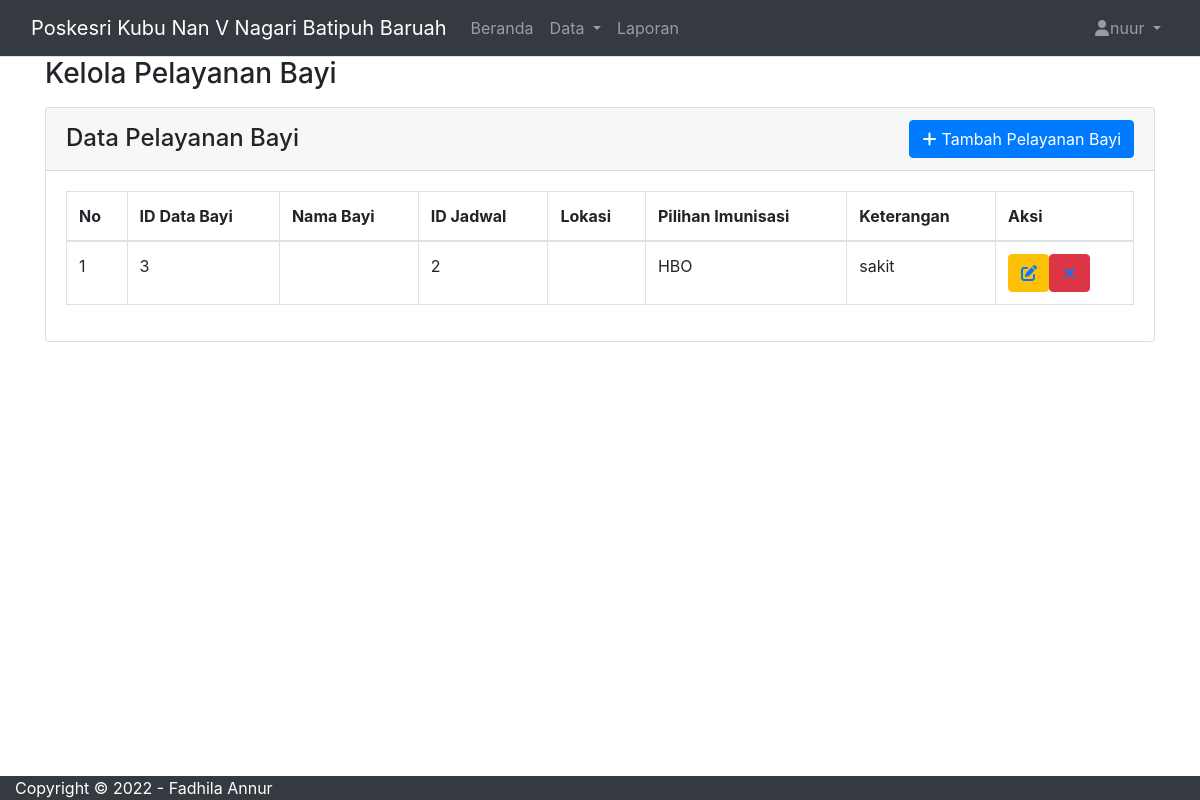
The page /admin/pelayanan_bayi.php (signed in) on the database as committed earlier.
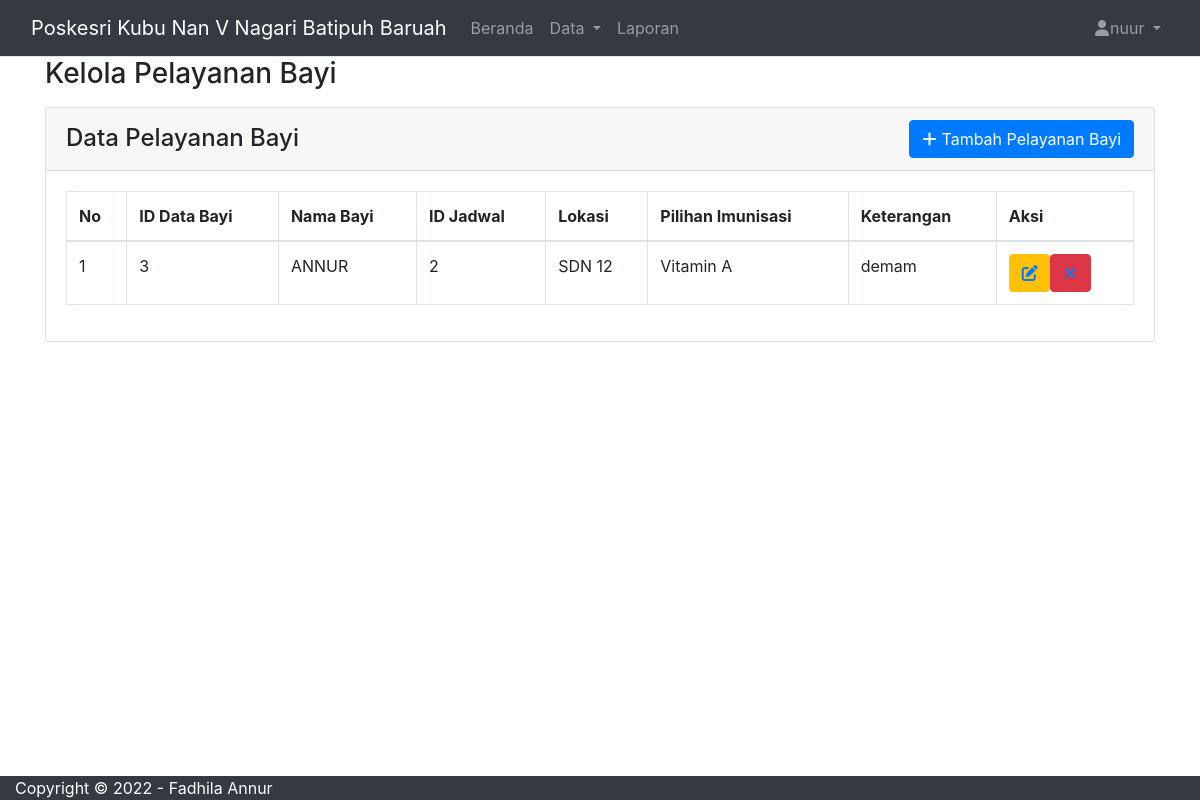
The same page on the database as committed later.
### tables this page shows
CREATE TABLE `pelayanan_bayi` (
  `id_pelayanan_bayi` int(11) NOT NULL,
  `id_data_bayi` int(11) NOT NULL,
  `nama_bayi` varchar(255) NOT NULL,
  `id_jadwal` int(11) NOT NULL,
  `lokasi` varchar(255) NOT NULL,
  `pilihan_imunisasi` varchar(255) NOT NULL,
  `keterangan` varchar(255) NOT NULL
);

### admin/pelayanan_bayi.php (the view, shortened to what the changed rows need)
<?php
include 'layout/header.php';
include '../koneksi.php';
$sql = "SELECT * FROM pelayanan_bayi";
$result = $koneksi->query($sql);
?>
<div class="wrapper">
    <div class="main-panel">
        <div class="main-header">
            <?php include 'layout/navbar.php'; ?>
        <div class="container">
            <div class="page-inner">
                <div class="row">
                    <div class="col-md-12">
                        <div class="card">
                            <div class="card-body">
                                <div class="table-responsive">
                                    <table id="pelayananBayiTable" class="table table-bordered table-hover">
                                        <thead>
                                            <tr>
                                                <th>No</th>
                                                <th>ID Data Bayi</th>
                                                <th>Nama Bayi</th>
                                                <th>ID Jadwal</th>
                                                <th>Lokasi</th>
                                                <th>Pilihan Imunisasi</th>
                                                <th>Keterangan</th>
                                                <th>Aksi</th>
                                            </tr>
                                        </thead>
                                        <tbody>
                                            <?php
                                            if ($result->num_rows > 0) {
                                                $no = 0;
                                                while ($row = $result->fetch_assoc()) {
                                                    $no++;
                                            ?>
                                                    <tr>
                                                        <td><?php echo $no; ?></td>
                                                        <td><?php echo $row['id_data_bayi']; ?></td>
                                                        <td><?php echo $row['nama_bayi']; ?></td>
                                                        <td><?php echo $row['id_jadwal']; ?></td>
                                                        <td><?php echo $row['lokasi']; ?></td>
                                                        <td><?php echo $row['pilihan_imunisasi']; ?></td>
                                                        <td><?php echo $row['keterangan']; ?></td>
                                                        <td>
                                                            <div class="d-flex align-items-center">
                                                                <button type="button" class="btn btn-link btn-warning" data-bs-toggle="modal" data-bs-target="#pelayananBayiModal" onclick="editData(<?php echo htmlspecialchars(json_encode($row)); ?>)">
                                                                    <i class="fa fa-edit"></i>
                                                                </button>
                                                                <a href="?delete=<?php echo $row['id_pelayanan_bayi']; ?>" class="btn btn-link btn-danger" onclick="return confirm('Yakin ingin menghapus data ini?')">
                                                                    <i class="fa fa-times"></i>
                                                                </a>
                                                            </div>
                                                        </td>
                                                    </tr>
                                            <?php
                                                }
                                            } else {
                                                echo "<tr><td colspan='8' class='text-center'>No data available</td></tr>";
                                            }
                                            ?>
                                        </tbody>
                                    </table>
                                </div>
                            </div>
                        </div>
                    </div>
                </div>
            </div>
        </div>
    </div>
</div>
<?php include 'layout/footer.php'; ?>

Rows that differ between the two databases and show on the page:
removed pelayanan_bayi: id_data_bayi "3", id_jadwal "2", pilihan_imunisasi "HBO", keterangan "sakit"
added pelayanan_bayi: id_data_bayi "3", nama_bayi "ANNUR", id_jadwal "2", lokasi "SDN 12", pilihan_imunisasi "Vitamin A", keterangan "demam"
